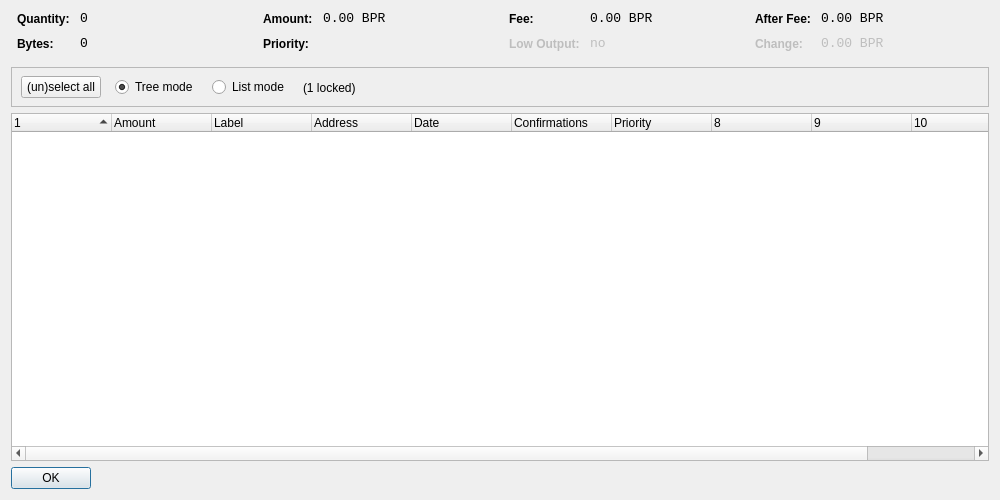
<?xml version="1.0" encoding="UTF-8"?>
<ui version="4.0">
 <class>CoinControlDialog</class>
 <widget class="QDialog" name="CoinControlDialog">
  <property name="geometry">
   <rect>
    <x>0</x>
    <y>0</y>
    <width>1000</width>
    <height>500</height>
   </rect>
  </property>
  <property name="windowTitle">
   <string>Coin Control</string>
  </property>
  <layout class="QVBoxLayout" name="verticalLayout">
   <item>
    <layout class="QHBoxLayout" name="horizontalLayoutTop" stretch="0,0,0,0">
     <property name="topMargin">
      <number>0</number>
     </property>
     <property name="bottomMargin">
      <number>10</number>
     </property>
     <item>
      <layout class="QFormLayout" name="formLayoutCoinControl1">
       <property name="horizontalSpacing">
        <number>10</number>
       </property>
       <property name="verticalSpacing">
        <number>10</number>
       </property>
       <property name="leftMargin">
        <number>6</number>
       </property>
       <property name="rightMargin">
        <number>6</number>
       </property>
       <item row="0" column="0">
        <widget class="QLabel" name="labelCoinControlQuantityText">
         <property name="styleSheet">
          <string notr="true">font-weight:bold;</string>
         </property>
         <property name="text">
          <string>Quantity:</string>
         </property>
        </widget>
       </item>
       <item row="0" column="1">
        <widget class="QLabel" name="labelCoinControlQuantity">
         <property name="font">
          <font>
           <family>Monospace</family>
           <pointsize>10</pointsize>
          </font>
         </property>
         <property name="cursor">
          <cursorShape>IBeamCursor</cursorShape>
         </property>
         <property name="contextMenuPolicy">
          <enum>Qt::ActionsContextMenu</enum>
         </property>
         <property name="text">
          <string notr="true">0</string>
         </property>
         <property name="textInteractionFlags">
          <set>Qt::LinksAccessibleByMouse|Qt::TextSelectableByKeyboard|Qt::TextSelectableByMouse</set>
         </property>
        </widget>
       </item>
       <item row="1" column="0">
        <widget class="QLabel" name="labelCoinControlBytesText">
         <property name="styleSheet">
          <string notr="true">font-weight:bold;</string>
         </property>
         <property name="text">
          <string>Bytes:</string>
         </property>
        </widget>
       </item>
       <item row="1" column="1">
        <widget class="QLabel" name="labelCoinControlBytes">
         <property name="font">
          <font>
           <family>Monospace</family>
           <pointsize>10</pointsize>
          </font>
         </property>
         <property name="cursor">
          <cursorShape>IBeamCursor</cursorShape>
         </property>
         <property name="contextMenuPolicy">
          <enum>Qt::ActionsContextMenu</enum>
         </property>
         <property name="text">
          <string notr="true">0</string>
         </property>
         <property name="textInteractionFlags">
          <set>Qt::LinksAccessibleByMouse|Qt::TextSelectableByKeyboard|Qt::TextSelectableByMouse</set>
         </property>
        </widget>
       </item>
      </layout>
     </item>
     <item>
      <layout class="QFormLayout" name="formLayoutCoinControl2">
       <property name="horizontalSpacing">
        <number>10</number>
       </property>
       <property name="verticalSpacing">
        <number>10</number>
       </property>
       <property name="leftMargin">
        <number>6</number>
       </property>
       <property name="rightMargin">
        <number>6</number>
       </property>
       <item row="0" column="0">
        <widget class="QLabel" name="labelCoinControlAmountText">
         <property name="styleSheet">
          <string notr="true">font-weight:bold;</string>
         </property>
         <property name="text">
          <string>Amount:</string>
         </property>
        </widget>
       </item>
       <item row="0" column="1">
        <widget class="QLabel" name="labelCoinControlAmount">
         <property name="font">
          <font>
           <family>Monospace</family>
           <pointsize>10</pointsize>
          </font>
         </property>
         <property name="cursor">
          <cursorShape>IBeamCursor</cursorShape>
         </property>
         <property name="contextMenuPolicy">
          <enum>Qt::ActionsContextMenu</enum>
         </property>
         <property name="text">
          <string notr="true">0.00 BPR</string>
         </property>
         <property name="textInteractionFlags">
          <set>Qt::LinksAccessibleByMouse|Qt::TextSelectableByKeyboard|Qt::TextSelectableByMouse</set>
         </property>
        </widget>
       </item>
       <item row="1" column="0">
        <widget class="QLabel" name="labelCoinControlPriorityText">
         <property name="styleSheet">
          <string notr="true">font-weight:bold;</string>
         </property>
         <property name="text">
          <string>Priority:</string>
         </property>
        </widget>
       </item>
       <item row="1" column="1">
        <widget class="QLabel" name="labelCoinControlPriority">
         <property name="font">
          <font>
           <family>Monospace</family>
           <pointsize>10</pointsize>
          </font>
         </property>
         <property name="cursor">
          <cursorShape>IBeamCursor</cursorShape>
         </property>
         <property name="contextMenuPolicy">
          <enum>Qt::ActionsContextMenu</enum>
         </property>
         <property name="text">
          <string/>
         </property>
         <property name="textInteractionFlags">
          <set>Qt::LinksAccessibleByMouse|Qt::TextSelectableByKeyboard|Qt::TextSelectableByMouse</set>
         </property>
        </widget>
       </item>
      </layout>
     </item>
     <item>
      <layout class="QFormLayout" name="formLayoutCoinControl3">
       <property name="horizontalSpacing">
        <number>10</number>
       </property>
       <property name="verticalSpacing">
        <number>10</number>
       </property>
       <property name="leftMargin">
        <number>6</number>
       </property>
       <property name="rightMargin">
        <number>6</number>
       </property>
       <item row="0" column="0">
        <widget class="QLabel" name="labelCoinControlFeeText">
         <property name="styleSheet">
          <string notr="true">font-weight:bold;</string>
         </property>
         <property name="text">
          <string>Fee:</string>
         </property>
        </widget>
       </item>
       <item row="0" column="1">
        <widget class="QLabel" name="labelCoinControlFee">
         <property name="font">
          <font>
           <family>Monospace</family>
           <pointsize>10</pointsize>
          </font>
         </property>
         <property name="cursor">
          <cursorShape>IBeamCursor</cursorShape>
         </property>
         <property name="contextMenuPolicy">
          <enum>Qt::ActionsContextMenu</enum>
         </property>
         <property name="text">
          <string notr="true">0.00 BPR</string>
         </property>
         <property name="textInteractionFlags">
          <set>Qt::LinksAccessibleByMouse|Qt::TextSelectableByKeyboard|Qt::TextSelectableByMouse</set>
         </property>
        </widget>
       </item>
       <item row="1" column="0">
        <widget class="QLabel" name="labelCoinControlLowOutputText">
         <property name="enabled">
          <bool>false</bool>
         </property>
         <property name="styleSheet">
          <string notr="true">font-weight:bold;</string>
         </property>
         <property name="text">
          <string>Low Output:</string>
         </property>
        </widget>
       </item>
       <item row="1" column="1">
        <widget class="QLabel" name="labelCoinControlLowOutput">
         <property name="enabled">
          <bool>false</bool>
         </property>
         <property name="font">
          <font>
           <family>Monospace</family>
           <pointsize>10</pointsize>
          </font>
         </property>
         <property name="cursor">
          <cursorShape>IBeamCursor</cursorShape>
         </property>
         <property name="contextMenuPolicy">
          <enum>Qt::ActionsContextMenu</enum>
         </property>
         <property name="text">
          <string>no</string>
         </property>
         <property name="textInteractionFlags">
          <set>Qt::LinksAccessibleByMouse|Qt::TextSelectableByKeyboard|Qt::TextSelectableByMouse</set>
         </property>
        </widget>
       </item>
      </layout>
     </item>
     <item>
      <layout class="QFormLayout" name="formLayoutCoinControl4">
       <property name="horizontalSpacing">
        <number>10</number>
       </property>
       <property name="verticalSpacing">
        <number>10</number>
       </property>
       <property name="leftMargin">
        <number>6</number>
       </property>
       <property name="rightMargin">
        <number>6</number>
       </property>
       <item row="0" column="0">
        <widget class="QLabel" name="labelCoinControlAfterFeeText">
         <property name="styleSheet">
          <string notr="true">font-weight:bold;</string>
         </property>
         <property name="text">
          <string>After Fee:</string>
         </property>
        </widget>
       </item>
       <item row="0" column="1">
        <widget class="QLabel" name="labelCoinControlAfterFee">
         <property name="font">
          <font>
           <family>Monospace</family>
           <pointsize>10</pointsize>
          </font>
         </property>
         <property name="cursor">
          <cursorShape>IBeamCursor</cursorShape>
         </property>
         <property name="contextMenuPolicy">
          <enum>Qt::ActionsContextMenu</enum>
         </property>
         <property name="text">
          <string notr="true">0.00 BPR</string>
         </property>
         <property name="textInteractionFlags">
          <set>Qt::LinksAccessibleByMouse|Qt::TextSelectableByKeyboard|Qt::TextSelectableByMouse</set>
         </property>
        </widget>
       </item>
       <item row="1" column="0">
        <widget class="QLabel" name="labelCoinControlChangeText">
         <property name="enabled">
          <bool>false</bool>
         </property>
         <property name="styleSheet">
          <string notr="true">font-weight:bold;</string>
         </property>
         <property name="text">
          <string>Change:</string>
         </property>
        </widget>
       </item>
       <item row="1" column="1">
        <widget class="QLabel" name="labelCoinControlChange">
         <property name="enabled">
          <bool>false</bool>
         </property>
         <property name="font">
          <font>
           <family>Monospace</family>
           <pointsize>10</pointsize>
          </font>
         </property>
         <property name="cursor">
          <cursorShape>IBeamCursor</cursorShape>
         </property>
         <property name="contextMenuPolicy">
          <enum>Qt::ActionsContextMenu</enum>
         </property>
         <property name="text">
          <string notr="true">0.00 BPR</string>
         </property>
         <property name="textInteractionFlags">
          <set>Qt::LinksAccessibleByMouse|Qt::TextSelectableByKeyboard|Qt::TextSelectableByMouse</set>
         </property>
        </widget>
       </item>
      </layout>
     </item>
    </layout>
   </item>
   <item>
    <widget class="QFrame" name="frame">
     <property name="minimumSize">
      <size>
       <width>0</width>
       <height>40</height>
      </size>
     </property>
     <property name="frameShape">
      <enum>QFrame::StyledPanel</enum>
     </property>
     <property name="frameShadow">
      <enum>QFrame::Sunken</enum>
     </property>
     <widget class="QWidget" name="horizontalLayoutWidget">
      <property name="geometry">
       <rect>
        <x>10</x>
        <y>0</y>
        <width>781</width>
        <height>41</height>
       </rect>
      </property>
      <layout class="QHBoxLayout" name="horizontalLayoutPanel" stretch="0,0,0,0,0">
       <property name="spacing">
        <number>14</number>
       </property>
       <item>
        <widget class="QPushButton" name="pushButtonSelectAll">
         <property name="sizePolicy">
          <sizepolicy hsizetype="Maximum" vsizetype="Fixed">
           <horstretch>0</horstretch>
           <verstretch>0</verstretch>
          </sizepolicy>
         </property>
         <property name="text">
          <string>(un)select all</string>
         </property>
        </widget>
       </item>
       <item>
        <widget class="QRadioButton" name="radioTreeMode">
         <property name="sizePolicy">
          <sizepolicy hsizetype="Maximum" vsizetype="Fixed">
           <horstretch>0</horstretch>
           <verstretch>0</verstretch>
          </sizepolicy>
         </property>
         <property name="text">
          <string>Tree mode</string>
         </property>
         <property name="checked">
          <bool>true</bool>
         </property>
        </widget>
       </item>
       <item>
        <widget class="QRadioButton" name="radioListMode">
         <property name="sizePolicy">
          <sizepolicy hsizetype="Maximum" vsizetype="Fixed">
           <horstretch>0</horstretch>
           <verstretch>0</verstretch>
          </sizepolicy>
         </property>
         <property name="text">
          <string>List mode</string>
         </property>
        </widget>
       </item>
       <item>
        <widget class="QLabel" name="labelLocked">
         <property name="text">
          <string>(1 locked)</string>
         </property>
        </widget>
       </item>
       <item>
        <spacer name="horizontalSpacer">
         <property name="orientation">
          <enum>Qt::Horizontal</enum>
         </property>
         <property name="sizeHint" stdset="0">
          <size>
           <width>40</width>
           <height>20</height>
          </size>
         </property>
        </spacer>
       </item>
      </layout>
     </widget>
    </widget>
   </item>
   <item>
    <widget class="CoinControlTreeWidget" name="treeWidget">
     <property name="contextMenuPolicy">
      <enum>Qt::CustomContextMenu</enum>
     </property>
     <property name="sortingEnabled">
      <bool>false</bool>
     </property>
     <property name="columnCount">
      <number>11</number>
     </property>
     <attribute name="headerShowSortIndicator" stdset="0">
      <bool>true</bool>
     </attribute>
     <attribute name="headerStretchLastSection">
      <bool>false</bool>
     </attribute>
     <column>
      <property name="text">
       <string/>
      </property>
     </column>
     <column>
      <property name="text">
       <string>Amount</string>
      </property>
     </column>
     <column>
      <property name="text">
       <string notr="true">Label</string>
      </property>
     </column>
     <column>
      <property name="text">
       <string>Address</string>
      </property>
     </column>
     <column>
      <property name="text">
       <string>Date</string>
      </property>
     </column>
     <column>
      <property name="text">
       <string>Confirmations</string>
      </property>
      <property name="toolTip">
       <string>Confirmed</string>
      </property>
     </column>
     <column>
      <property name="text">
       <string>Priority</string>
      </property>
     </column>
     <column>
      <property name="text">
       <string/>
      </property>
     </column>
     <column>
      <property name="text">
       <string/>
      </property>
     </column>
     <column>
      <property name="text">
       <string/>
      </property>
     </column>
     <column>
      <property name="text">
       <string/>
      </property>
     </column>
    </widget>
   </item>
   <item>
    <widget class="QDialogButtonBox" name="buttonBox">
     <property name="sizePolicy">
      <sizepolicy hsizetype="Maximum" vsizetype="Fixed">
       <horstretch>0</horstretch>
       <verstretch>0</verstretch>
      </sizepolicy>
     </property>
     <property name="orientation">
      <enum>Qt::Horizontal</enum>
     </property>
     <property name="standardButtons">
      <set>QDialogButtonBox::Ok</set>
     </property>
    </widget>
   </item>
  </layout>
 </widget>
 <customwidgets>
  <customwidget>
   <class>CoinControlTreeWidget</class>
   <extends>QTreeWidget</extends>
   <header>coincontroltreewidget.h</header>
  </customwidget>
 </customwidgets>
 <resources/>
 <connections/>
</ui>
